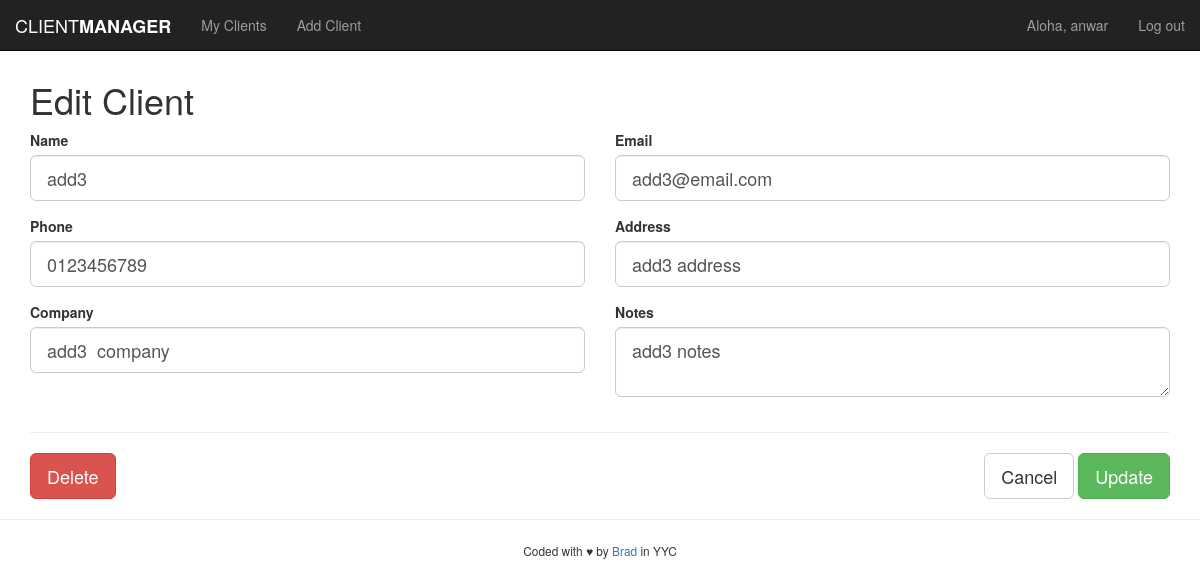
/edit.php?id=3 (signed in), run on the app's committed database.
### tables this page shows
CREATE TABLE `clients` (
  `id` int(11) UNSIGNED NOT NULL,
  `name` varchar(100) NOT NULL,
  `email` varchar(100) NOT NULL,
  `phone` varchar(40) DEFAULT NULL,
  `address` varchar(255) DEFAULT NULL,
  `company` varchar(100) DEFAULT NULL,
  `notes` text,
  `date_added` timestamp NOT NULL DEFAULT CURRENT_TIMESTAMP
);

### edit.php (the view, shortened to what this page needs)
<?php
$clientID = $_GET['id'];
include('includes/connection.php');
$query = "SELECT * FROM clients WHERE id='$clientID'";
$result = mysqli_query( $conn, $query );
if( mysqli_num_rows($result) > 0 ) {
    while( $row = mysqli_fetch_assoc($result) ) {
        $clientName     = $row['name'];
        $clientEmail    = $row['email'];
        $clientPhone    = $row['phone'];
        $clientAddress  = $row['address'];
        $clientCompany  = $row['company'];
        $clientNotes    = $row['notes'];
    }
} else {
    $alertMessage = "<div class='alert alert-warning'>Nothing to see here. <a href='clients.php'>Head back</a></div>";
}
include('includes/header.php');
?>
<h1>Edit Client</h1>
<form action="<?php echo htmlspecialchars( $_SERVER['PHP_SELF'] ); ?>?id=<?php echo $clientID; ?>" method="post" class="row">
    <div class="form-group col-sm-6">
        <label for="client-name">Name</label>
        <input type="text" class="form-control input-lg" id="client-name" name="clientName" value="<?php echo $clientName; ?>">
    </div>
    <div class="form-group col-sm-6">
        <label for="client-email">Email</label>
        <input type="text" class="form-control input-lg" id="client-email" name="clientEmail" value="<?php echo $clientEmail; ?>">
    </div>
    <div class="form-group col-sm-6">
        <label for="client-phone">Phone</label>
        <input type="text" class="form-control input-lg" id="client-phone" name="clientPhone" value="<?php echo $clientPhone; ?>">
    </div>
    <div class="form-group col-sm-6">
        <label for="client-address">Address</label>
        <input type="text" class="form-control input-lg" id="client-address" name="clientAddress" value="<?php echo $clientAddress; ?>">
    </div>
    <div class="form-group col-sm-6">
        <label for="client-company">Company</label>
        <input type="text" class="form-control input-lg" id="client-company" name="clientCompany" value="<?php echo $clientCompany; ?>">
    </div>
    <div class="form-group col-sm-6">
        <label for="client-notes">Notes</label>
        <textarea type="text" class="form-control input-lg" id="client-notes" name="clientNotes"><?php echo $clientNotes; ?></textarea>
    </div>
    <div class="col-sm-12">
        <hr>
        <button type="submit" class="btn btn-lg btn-danger pull-left" name="delete">Delete</button>
        <div class="pull-right">
            <a href="clients.php" type="button" class="btn btn-lg btn-default">Cancel</a>
            <button type="submit" class="btn btn-lg btn-success" name="update">Update</button>
        </div>
    </div>
</form>
<?php
include('includes/footer.php');
?>

### data on the page
clients: clientName "add3", clientEmail "add3@email.com", clientPhone "0123456789", clientAddress "add3 address", clientCompany "add3 company", clientNotes "add3 notes"

### other printed values
$_SESSION['loggedInUser'] "anwar"
